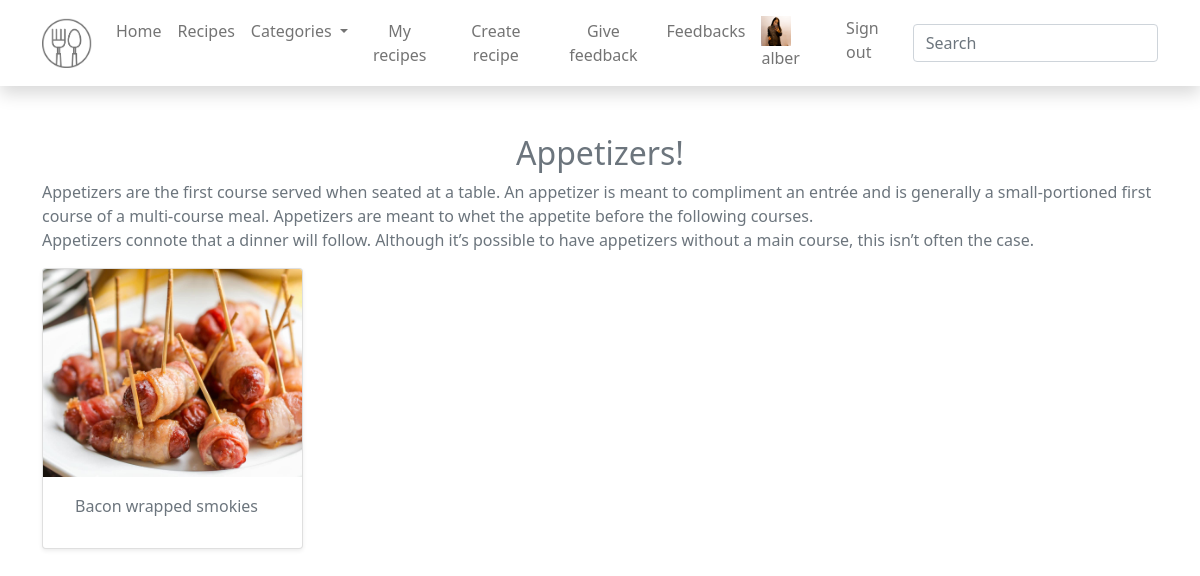
The page /appetizers (signed in) on the database its author committed.
### application/models.py (models this page shows, shortened)
class User(AbstractUser):
    image = models.ImageField(null=True, blank=True)

class Recipe(models.Model):
    title = models.CharField(max_length=200)
    category = models.ForeignKey(Category, on_delete=models.CASCADE)
    image = models.ImageField(null=True, blank=True, upload_to='photos')
    recipe = models.TextField(null=True)
    ingredients = models.TextField(null=True)
    time = models.CharField(max_length=5)
    servings = models.CharField(max_length=5)
    user = models.ForeignKey(User, on_delete=models.CASCADE, default="")

### application/views.py (the view)
# urls.py: path('appetizers', appetizers, name='appetizers'),
def appetizers(request):
    search_results = Recipe.objects.filter(category__category='Appetizers').values()
    return render(request, 'appetizers.html', {'recipes': search_results})

### templates/appetizers.html
{% extends 'base.html' %}
{% load static %}
{% block content %}
<div class="row align-items-center">
    <h1 class="lead main_home_header">Appetizers!</h1>
    <p class="text-justify">Appetizers are the first course served when seated at a table. An appetizer is meant to compliment an entrée and is generally a small-portioned first course of a multi-course meal. Appetizers are meant to whet the appetite before the following courses.
        <br>Appetizers connote that a dinner will follow. Although it’s possible to have appetizers without a main course, this isn’t often the case. </p>
    {% if recipes %}
    <div class="col-md-3 d-flex justify-content-center">
        {% for recipe in recipes %}
        <div class="card mb-3 shadow-sm"  style="width: 18rem;">
            {% if recipe.image %}
            <img src="/media/{{ recipe.image }}" class="card-img-top recipe_image" alt="Recepto nuotrauka" height="300px">
            {% else %}
            <img src="{% static '/img/no-image.png' %}" class="card-img-top recipe_image">
            {% endif %}
            <div class="card-body">
                <a href="{% url 'show_recipe' id=recipe.id %}" class="nav-link">
                <h6 class="card-subtitle mb-2 text-muted">{{ recipe.title }}</h6>
                </a>
            </div>
        </div>
        {% endfor %}
        {% else %}
        <h1 class="lead main_home_header">Ups we do not have any recipes!</h1>
        {% endif %}
    </div>
</div>
{% endblock %}

### templates/base.html (shortened to what this page needs)
<!doctype html>
{% load static %}
<html lang="en">
  <head>
    <link href="https://cdn.jsdelivr.net/npm/bootstrap@5.0.2/dist/css/bootstrap.min.css" rel="stylesheet">
    <link rel="stylesheet" href="{% static '/css/style.css' %}">
  </head>
  <body class="text-muted">
<nav class="navbar navbar-expand-lg navbar-light bg-white static-top mb-5 shadow">
  <div class="container">
    <a class="navbar-brand" href="{% url 'home' %}">
    <img src="{% static '/img/logotipas.png' %}" alt="" width="50" height="50" class="d-inline-block align-top">
    </a>
    <div class="collapse navbar-collapse justify-content-end" id="navbarResponsive">
      <ul class="navbar-nav ms-auto text-center">
        <li class="nav-item">
          <a class="nav-link" href="{% url 'home' %}">Home</a>
        </li>
        <li class="nav-item">
          <a class="nav-link" href="{% url 'show_recipes' %}">Recipes</a>
        </li>
        <li class="nav-item dropdown">
          <a class="nav-link dropdown-toggle" href="#" id="navbarDropdown" role="button" data-bs-toggle="dropdown" aria-expanded="false">
            Categories
          </a>
        </li>
        {% if user.is_authenticated %}
        <li class="nav-item">
          <a class="nav-link" href="{% url 'show_user_recipes' page=1 %}">My recipes</a>
        </li>
        <li class="nav-item">
          <a class="nav-link" href="{% url 'create_recipes' %}">Create recipe</a>
        </li>
        <li class="nav-item">
          <a class="nav-link" href="{% url 'give_feedback' %}">Give feedback</a>
        </li>
        {% endif %}
        {% if request.user.is_staff %}
        <li class="nav-item">
          <a class="nav-link" href="{% url 'see_feedback' %}">Feedbacks</a>
        </li>
        {% endif %}
      </ul>
        <ul class="navbar-nav ml-auto pull-right">
          {% if user.is_authenticated %}
             <li class="nav-item">
               <a class="nav-link" href="{% url 'user_account' %}">
                 {% if user.image %}
                 <img src="{{ user.image.url }}" alt="Vartotojo nuotrauka" height="30" width="30">
                 {% endif %}
               {{ user.get_username }}</a></li>
            <li class="nav-item"><a class="nav-link" href="{% url 'logout' %}">Sign out</a></li>
          {% else %}
            <li class="nav-item"><a class="nav-link" href="{% url 'login' %}">Sign In</a></li>
          {% endif %}
        </ul>
      <form class="form-inline my-2 my-lg-0" action="{% url 'search' %}" method="get">
        <input class="form-control mr-sm-2" type="text" placeholder="Search" name="query">
      </form>
    </div>
  </div>
</nav>
<div class="container">
{% block content %}{% endblock %}
</div>
  </body>
</html>

### application/static/css/style.css (style rules this page uses)
.main_home_header { font-size: 2rem; justify-content: center; text-align: center; }
.recipe_image { max-width: 700px; height: auto; }

### rows shown on the page
User: image (picture), get_username "alber"
Recipe: image (picture), title "Bacon wrapped smokies"
